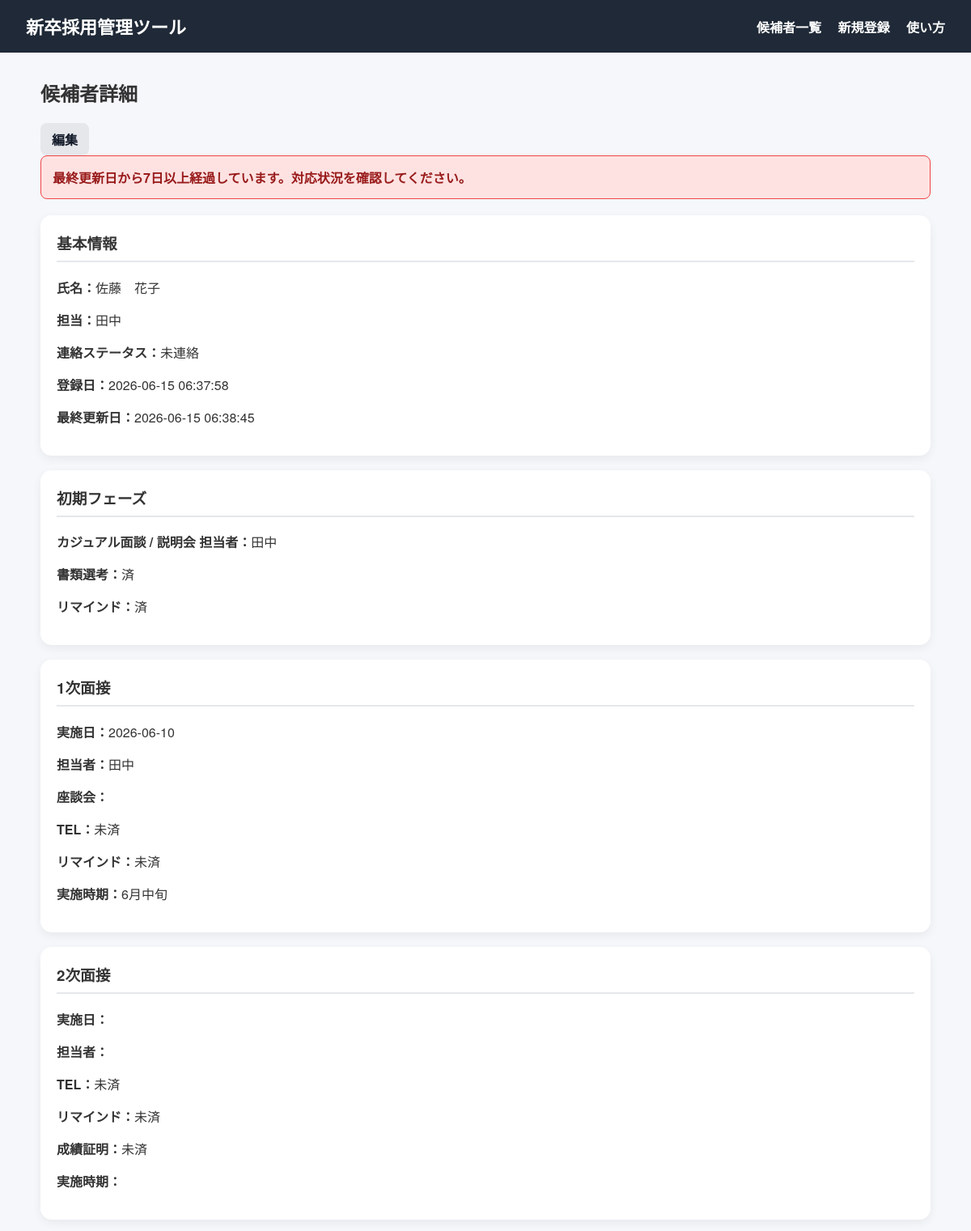
The page /candidates/1 (upper part) on the database as committed earlier.
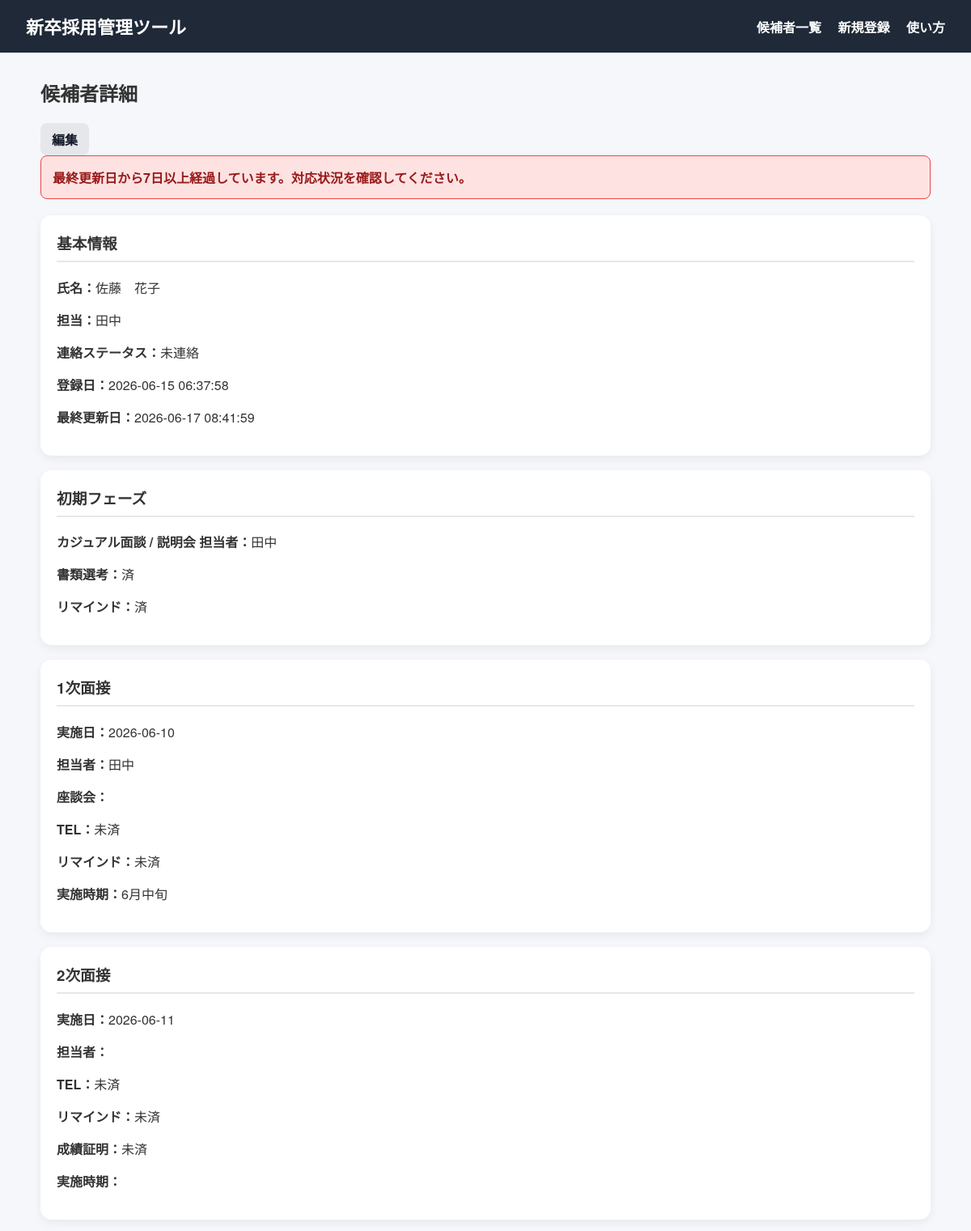
The same page on the database as committed later.
### tables this page shows
CREATE TABLE candidates (
    id INTEGER PRIMARY KEY AUTOINCREMENT,
    name TEXT NOT NULL,
    owner TEXT,
    contact_status TEXT NOT NULL DEFAULT '未連絡',
    created_at TEXT NOT NULL DEFAULT CURRENT_TIMESTAMP,
    updated_at TEXT NOT NULL DEFAULT CURRENT_TIMESTAMP
, last_updated_field TEXT);

CREATE TABLE candidate_progress (
    id INTEGER PRIMARY KEY AUTOINCREMENT,
    candidate_id INTEGER NOT NULL,

    casual_event_staff TEXT,
    document_screening TEXT DEFAULT '未済',
    initial_remind TEXT DEFAULT '未済',


    first_interview_date TEXT,
    first_interviewer TEXT,
    first_meeting TEXT,
    first_tel TEXT DEFAULT '未済',
    first_remind TEXT DEFAULT '未済',
    first_period TEXT,


    second_interview_date TEXT,
    second_interviewer TEXT,
    second_tel TEXT DEFAULT '未済',
    second_remind TEXT DEFAULT '未済',
    transcript TEXT DEFAULT '未済',
    second_period TEXT,

    final_interview TEXT,
    pizza_party_plan TEXT,
    pizza_party_join TEXT,
    acceptance_estimate TEXT,
    offer_deadline TEXT,

    FOREIGN KEY (candidate_id) REFERENCES candidates(id) ON DELETE CASCADE
);

### app.py (the view)
@app.route("/candidates/<int:id>")
def detail_candidate(id):
    conn = get_db_connection()
    candidate = conn.execute("""
        SELECT
            c.id AS candidate_id,
            c.name,
            c.owner,
            c.contact_status,
            c.created_at,
            c.updated_at,
            c.last_updated_field,
            p.*
        FROM candidates c
        JOIN candidate_progress p
        ON c.id = p.candidate_id
        WHERE c.id = ?
    """, (id,)).fetchone()
    conn.close()
    if candidate is None:
        return "候補者が見つかりませんでした", 404
    alerts = get_candidate_alerts(candidate)
    return render_template(
        "detail.html",
        candidate=candidate,
        alerts=alerts,
        has_alert=len(alerts) > 0
    )

### alerts.py (called while the page is built)
def parse_date(date_text):
    if not date_text:
        return None
    try:
        return datetime.strptime(date_text, "%Y-%m-%d %H:%M:%S")
    except ValueError:
        pass
    try:
        return datetime.strptime(date_text, "%Y-%m-%d")
    except ValueError:
        return None

def is_over_7_days(date_text):
    target_date = parse_date(date_text)
    if target_date is None:
        return False
    now = datetime.now()
    return now - target_date >= timedelta(days=7)

def days_since(date_text):
    target_date = parse_date(date_text)
    if target_date is None:
        return None
    now = datetime.now()
    return (now - target_date).days

### db.py (called while the page is built)
def get_db_connection():
    conn = sqlite3.connect(DB_NAME)
    conn.row_factory = sqlite3.Row
    return conn

### templates/detail.html (shortened to what this page needs)
{% extends "base.html" %}
{% block page_css %}
<link rel="stylesheet" href="{{ url_for('static', filename='css/detail.css') }}">
{% endblock %}
{% block content %}
<div class="page-title-area">
  <h2>候補者詳細</h2>
  <a class="btn" href="{{ url_for('edit_candidate', id=candidate.id) }}">編集</a>
</div>
{% if has_alert %}
<div class="alert-box">
  最終更新日から7日以上経過しています。対応状況を確認してください。
</div>
{% endif %}
<section class="detail-card">
  <h3>基本情報</h3>
  <p><strong>氏名：</strong>{{ candidate.name }}</p>
  <p><strong>担当：</strong>{{ candidate.owner }}</p>
  <p><strong>連絡ステータス：</strong>{{ candidate.contact_status }}</p>
  <p><strong>登録日：</strong>{{ candidate.created_at }}</p>
  <p><strong>最終更新日：</strong>{{ candidate.updated_at }}</p>
</section>
<section class="detail-card">
  <h3>初期フェーズ</h3>
  <p><strong>カジュアル面談 / 説明会 担当者：</strong>{{ candidate.casual_event_staff }}</p>
  <p><strong>書類選考：</strong>{{ candidate.document_screening }}</p>
  <p><strong>リマインド：</strong>{{ candidate.initial_remind }}</p>
</section>
<section class="detail-card">
  <h3>1次面接</h3>
  <p><strong>実施日：</strong>{{ candidate.first_interview_date }}</p>
  <p><strong>担当者：</strong>{{ candidate.first_interviewer }}</p>
  <p><strong>座談会：</strong>{{ candidate.first_meeting }}</p>
  <p><strong>TEL：</strong>{{ candidate.first_tel }}</p>
  <p><strong>リマインド：</strong>{{ candidate.first_remind }}</p>
  <p><strong>実施時期：</strong>{{ candidate.first_period }}</p>
</section>
<section class="detail-card">
  <h3>2次面接</h3>
  <p><strong>実施日：</strong>{{ candidate.second_interview_date }}</p>
  <p><strong>担当者：</strong>{{ candidate.second_interviewer }}</p>
  <p><strong>TEL：</strong>{{ candidate.second_tel }}</p>
  <p><strong>リマインド：</strong>{{ candidate.second_remind }}</p>
  <p><strong>成績証明：</strong>{{ candidate.transcript }}</p>
  <p><strong>実施時期：</strong>{{ candidate.second_period }}</p>
</section>
{% endblock %}

### templates/base.html (shortened to what this page needs)
<!DOCTYPE html>
<html lang="ja">
<head>
  <link rel="stylesheet" href="{{ url_for('static', filename='css/base.css') }}">
  {% block page_css %}{% endblock %}
</head>
<body>
  <header class="header">
    <h1>新卒採用管理ツール</h1>
    <nav>
      <a href="{{ url_for('index') }}">候補者一覧</a>
      <a href="{{ url_for('new_candidate') }}">新規登録</a>
      <a href="{{ url_for('usage_page') }}">使い方</a>
    </nav>
  </header>
  <main class="container">
    {% block content %}
    {% endblock %}
  </main>
</body>
</html>

### static/css/base.css (style rules this page uses)
body { margin: 0; font-family: "Helvetica Neue", Arial, sans-serif; background-color: #f5f7fb; color: #333; }
.header { background-color: #1f2937; color: white; padding: 16px 32px; display: flex; justify-content: space-between; align-items: center; }
.header h1 { margin: 0; font-size: 22px; }
.header a { color: white; text-decoration: none; margin-left: 16px; font-weight: bold; }
.container { max-width: 1100px; margin: 32px auto; padding: 0 20px; }
.btn { display: inline-block; border: none; text-decoration: none; background-color: #e5e7eb; color: #111827; padding: 8px 14px; border-radius: 8px; cursor: pointer; font-weight: bold; }

### static/css/detail.css (style rules this page uses)
.alert-box { background-color: #fee2e2; border: 1px solid #ef4444; color: #991b1b; padding: 14px; border-radius: 8px; margin-bottom: 20px; font-weight: bold; }
.detail-card { background-color: white; padding: 20px; margin-bottom: 18px; border-radius: 14px; box-shadow: 0 4px 12px rgba(0, 0, 0, 0.06); }
.detail-card h3 { margin-top: 0; border-bottom: 2px solid #e5e7eb; padding-bottom: 8px; }

Rows that differ between the two databases and show on the page:
changed candidates "佐藤 花子": updated_at "2026-06-15 06:38:45" → "2026-06-17 08:41:59"
changed candidate_progress "田中": second_interview_date (not shown) → "2026-06-11"
